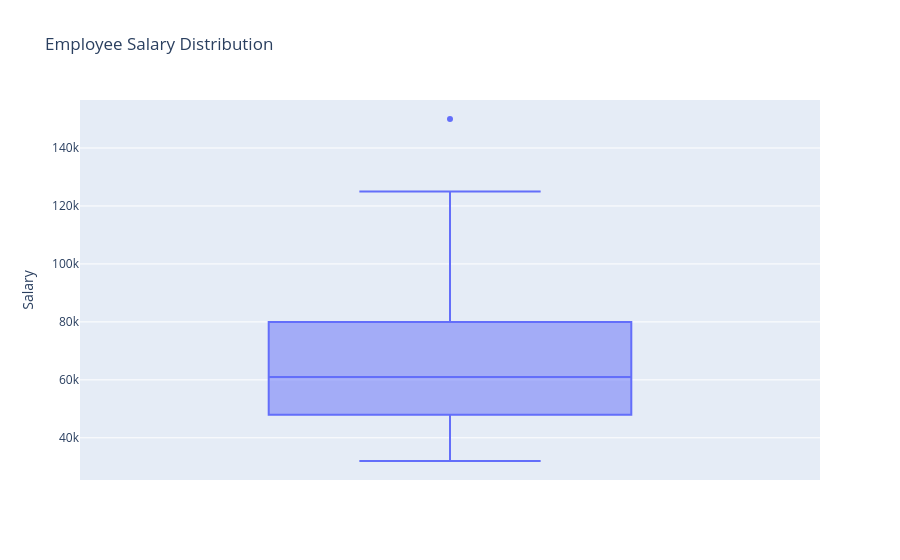

This figure's notebook cell:
### Markdown cell above
## 6. Box Plot

Visualize the salary distribution of 30 employees.

### Code cell
salaries = [32000, 35000, 38000, 40000, 42000, 45000, 47000, 48000, 50000, 52000,
    54000, 55000, 57000, 58000, 60000, 62000, 65000, 68000, 70000, 72000,
    75000, 78000, 80000, 85000, 90000, 95000, 100000, 110000, 125000, 150000]

fig = px.box(y=salaries, title="Employee Salary Distribution", labels={"y": "Salary"})
fig.show()

### Figure 1 — Plotly figure (JSON) as saved in the notebook; plotly's stock layout.template omitted (floating-point values rounded to 4 significant figures)
{"data": [{"alignmentgroup": "True", "hovertemplate": "Salary=%{y}<extra></extra>", "legendgroup": "", "marker": {"color": "#636efa"}, "name": "", "notched": false, "offsetgroup": "", "orientation": "v", "showlegend": false, "type": "box", "x0": " ", "xaxis": "x", "y": [32000, 35000, 38000, 40000, 42000, 45000, 47000, 48000, 50000, 52000, 54000, 55000, 57000, 58000, 60000, 62000, 65000, 68000, 70000, 72000, 75000, 78000, 80000, 85000, 90000, 95000, 100000, 110000, 125000, 150000], "y0": " ", "yaxis": "y"}], "layout": {"boxmode": "group", "legend": {"tracegroupgap": 0}, "title": {"text": "Employee Salary Distribution"}, "xaxis": {"anchor": "y", "domain": [0, 1]}, "yaxis": {"anchor": "x", "domain": [0, 1], "title": {"text": "Salary"}}}}
